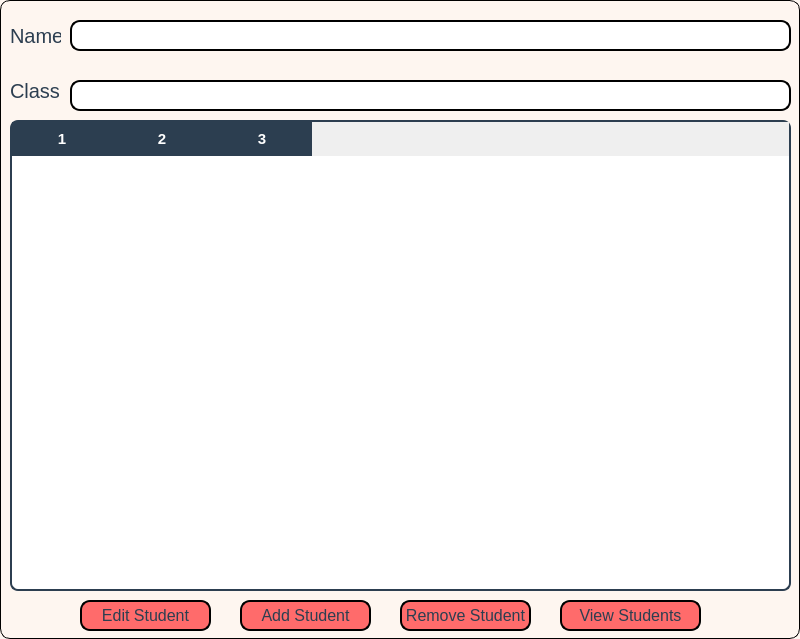
<?xml version="1.0" encoding="UTF-8"?>
<ui version="4.0">
 <class>StudentManagement</class>
 <widget class="QDialog" name="StudentManagement">
  <property name="geometry">
   <rect>
    <x>0</x>
    <y>0</y>
    <width>800</width>
    <height>639</height>
   </rect>
  </property>
  <property name="windowTitle">
   <string>Manage Students</string>
  </property>
  <property name="styleSheet">
   <string notr="true">QDialog#StudentManagement {
        background-color: #fef6f0   ;
        border: 1px solid black;
        border-radius: 10%;
}</string>
  </property>
  <widget class="QTableWidget" name="studentTable">
   <property name="geometry">
    <rect>
     <x>10</x>
     <y>120</y>
     <width>781</width>
     <height>471</height>
    </rect>
   </property>
   <property name="maximumSize">
    <size>
     <width>1000</width>
     <height>600</height>
    </size>
   </property>
   <property name="styleSheet">
    <string notr="true">QTableWidget#studentTable {
    border: 1.5px solid #2c3e50;
    border-radius: 8px;
    background-color: #ffffff;
    font-family: 'Segoe UI', sans-serif;
    font-size: 11pt;
    color: #2c3e50;
    gridline-color: #ecf0f1;
    alternate-background-color: #f7f9fa;
    selection-background-color: #d6eaf8;
    selection-color: #1a252f;
}

QHeaderView::section {
    background-color: #2c3e50;
    color: white;
    font-weight: bold;
    font-size: 11pt;
    padding: 6px;
    border: none;
    font-family: 'Segoe UI', sans-serif;
}

QTableWidget QTableCornerButton::section {
    background-color: #2c3e50;
    border: none;
}

QTableWidget::item {
    padding: 6px;
    font-size: 10.5pt;
}

QTableWidget::item:selected {
    background-color: #d6eaf8;
    color: #1a252f;
}
</string>
   </property>
   <property name="showGrid">
    <bool>true</bool>
   </property>
   <property name="columnCount">
    <number>3</number>
   </property>
   <property name="horizontalHeaderLabels" stdset="0">
    <stringlist>
     <string>ID</string>
     <string>Name</string>
     <string>Class</string>
    </stringlist>
   </property>
   <column/>
   <column/>
   <column/>
  </widget>
  <widget class="QLineEdit" name="classLineEdit">
   <property name="geometry">
    <rect>
     <x>70</x>
     <y>80</y>
     <width>721</width>
     <height>31</height>
    </rect>
   </property>
   <property name="styleSheet">
    <string notr="true">QLineEdit#classLineEdit {
    color: black;;
    border: 1.5px solid black;;
    border-radius: 10px;
        font-size: 16px;
        padding: 0px 8px 0px 8px;
}
</string>
   </property>
  </widget>
  <widget class="QLineEdit" name="nameLineEdit">
   <property name="geometry">
    <rect>
     <x>70</x>
     <y>20</y>
     <width>721</width>
     <height>31</height>
    </rect>
   </property>
   <property name="styleSheet">
    <string notr="true">QLineEdit#nameLineEdit {
    color: black;;
    border: 1.5px solid black;;
    border-radius: 10px;
        font-size: 16px;
        padding: 0px 8px 0px 8px;
}
</string>
   </property>
  </widget>
  <widget class="QLabel" name="labelName">
   <property name="geometry">
    <rect>
     <x>10</x>
     <y>20</y>
     <width>51</width>
     <height>31</height>
    </rect>
   </property>
   <property name="styleSheet">
    <string notr="true">QLabel#labelName {
        font-size: 20px;
        color: #2c3e50 ;
}</string>
   </property>
   <property name="text">
    <string>Name</string>
   </property>
  </widget>
  <widget class="QLabel" name="labelClass">
   <property name="geometry">
    <rect>
     <x>10</x>
     <y>70</y>
     <width>51</width>
     <height>41</height>
    </rect>
   </property>
   <property name="styleSheet">
    <string notr="true">QLabel#labelClass {
        font-size: 20px;
        color: #2c3e50 ;
}</string>
   </property>
   <property name="text">
    <string>Class</string>
   </property>
  </widget>
  <widget class="QPushButton" name="viewStudentButton">
   <property name="enabled">
    <bool>true</bool>
   </property>
   <property name="geometry">
    <rect>
     <x>560</x>
     <y>600</y>
     <width>141</width>
     <height>31</height>
    </rect>
   </property>
   <property name="styleSheet">
    <string notr="true">QPushButton#viewStudentButton {
    background-color: #ff6b6b;
    border: 1.5px solid black;
    border-radius: 10px;
    font-size: 16px;
color: #2c3e50 ;
}

QPushButton#viewStudentButton:hover {
    background-color: #ee5253;
color: #2c3e50 ;
}

</string>
   </property>
   <property name="text">
    <string>View Students</string>
   </property>
  </widget>
  <widget class="QPushButton" name="removeStudentButton">
   <property name="geometry">
    <rect>
     <x>400</x>
     <y>600</y>
     <width>131</width>
     <height>31</height>
    </rect>
   </property>
   <property name="styleSheet">
    <string notr="true">QPushButton#removeStudentButton {
    background-color: #ff6b6b;
    border: 1.5px solid black;
    border-radius: 10px;
    font-size: 16px;
color: #2c3e50 ;
}

QPushButton#removeStudentButton:hover {
color: #2c3e50 ;
    background-color: #ee5253;
}

</string>
   </property>
   <property name="text">
    <string>Remove Student</string>
   </property>
  </widget>
  <widget class="QPushButton" name="editStudentButton">
   <property name="geometry">
    <rect>
     <x>80</x>
     <y>600</y>
     <width>131</width>
     <height>31</height>
    </rect>
   </property>
   <property name="styleSheet">
    <string notr="true">QPushButton#editStudentButton {
    background-color: #ff6b6b;
    border: 1.5px solid black;
    border-radius: 10px;
    font-size: 16px;
        color: #2c3e50 ;
}

QPushButton#editStudentButton:hover {

    background-color: #ee5253;
        color: #2c3e50 ;
}

</string>
   </property>
   <property name="text">
    <string>Edit Student</string>
   </property>
  </widget>
  <widget class="QPushButton" name="addStudentButton">
   <property name="geometry">
    <rect>
     <x>240</x>
     <y>600</y>
     <width>131</width>
     <height>31</height>
    </rect>
   </property>
   <property name="styleSheet">
    <string notr="true">QPushButton#addStudentButton {
    background-color: #ff6b6b;
    border: 1.5px solid black;
    border-radius: 10px;
    font-size: 16px;
        color: #2c3e50 ;
}

QPushButton#addStudentButton:hover {
    background-color: #ee5253;
        color: #2c3e50 ;
}

</string>
   </property>
   <property name="text">
    <string>Add Student</string>
   </property>
  </widget>
 </widget>
 <resources/>
 <connections/>
</ui>
